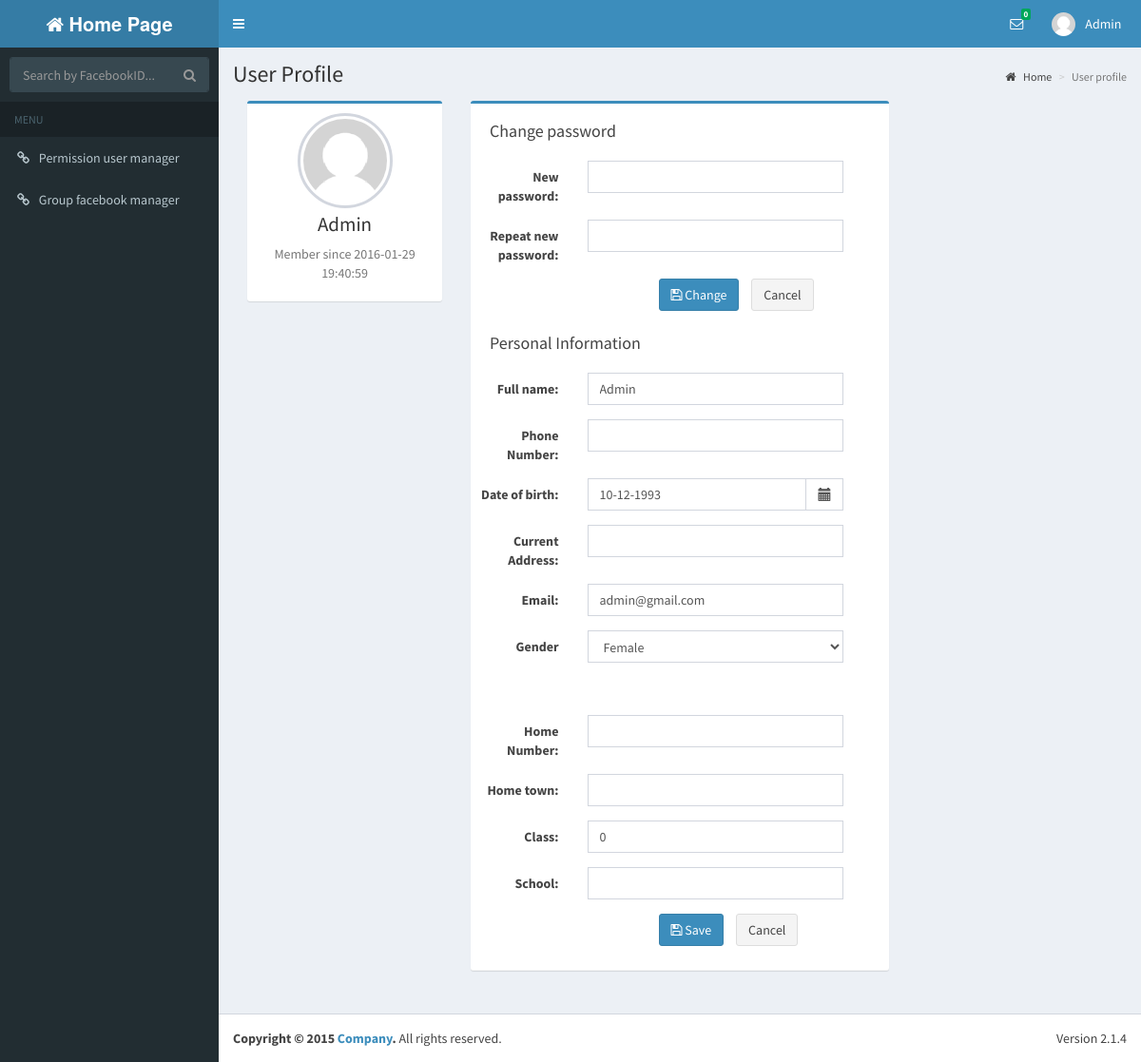
Page /profile.php (signed in) on the committed database.
### tables this page shows
CREATE TABLE IF NOT EXISTS `users` (
  `UserId` int(20) NOT NULL AUTO_INCREMENT,
  `UserName` varchar(30) NOT NULL,
  `Password` varchar(16) NOT NULL,
  `FullName` varchar(50) DEFAULT NULL,
  `Address1` varchar(100) DEFAULT NULL,
  `Birthday` datetime DEFAULT NULL,
  `PhoneNumber1` varchar(15) DEFAULT NULL,
  `Email` varchar(50) DEFAULT NULL,
  `Gender` varchar(10) DEFAULT NULL,
  `CreateTime` timestamp NOT NULL DEFAULT '0000-00-00 00:00:00',
  `UpdateTime` timestamp NOT NULL DEFAULT '0000-00-00 00:00:00' ON UPDATE CURRENT_TIMESTAMP,
  `Avatar` varchar(100) DEFAULT NULL,
  `PhoneNumber2` varchar(100) DEFAULT NULL,
  `Address2` varchar(100) DEFAULT NULL,
  `Class` varchar(50) DEFAULT NULL,
  `School` varchar(100) DEFAULT NULL,
  `FacebookId` varchar(50) DEFAULT NULL,
  PRIMARY KEY (`UserId`),
  KEY `avatar` (`Avatar`)
);

### profile.php (the view, shortened to what the rows shown need)
<!DOCTYPE html>
<?php
require_once '/dao/daoUsers.php';
require_once '/models/users.php';
require_once '/dao/daoInbox.php';
require_once '/dao/daoGroups.php';
    ?>
    <?php
$userNameLogin = getUserById($_SESSION['user_id']);
        ?>
<html>
    <head>
        <link rel="stylesheet" href="bootstrap/css/bootstrap.min.css">
        <link rel="stylesheet" href="https://maxcdn.bootstrapcdn.com/font-awesome/4.4.0/css/font-awesome.min.css">
        <link rel="stylesheet" href="https://code.ionicframework.com/ionicons/2.0.1/css/ionicons.min.css">
        <link rel="stylesheet" href="dist/css/AdminLTE.min.css">
        <link rel="stylesheet" href="dist/css/skins/_all-skins.min.css">
        <link rel="stylesheet" href="plugins/datepicker/datepicker3.css">
    </head>
    <body class="hold-transition skin-blue sidebar-mini">
        <div class="wrapper">
            <?php include 'includeTab.php';?>
            <div class="content-wrapper">
                <section class="content-header">
                    <h1>
                        User Profile
                    </h1>
                </section>
                <section class="content">
                    <div class="row">
                        <div class="col-md-12">
                            <div class="col-md-3">
                                <div class="box box-primary">
                                    <div class="box-body box-profile">
                                        <img class="profile-user-img img-responsive img-circle" src="dist/img/user4-128x128.jpg" alt="User profile picture">
                                        <h3 class="profile-username text-center"> <?php echo '' . $userNameLogin->getFullName(); ?></h3>
                                        <p class="text-muted text-center"> Member since <?php echo '' . $userNameLogin->getCreateTime(); ?></p>
                                    </div>
                                </div>
                            </div>
                            <div class=" col-sm-6 ">
                                <div class="box box-primary box-header with-border" >
                                    <form class="form-horizontal" role="formpass" method="post">
                                        <div class="box-header center">
                                            <h1 class="box-title center">Change password</h1>
                                        </div>
                                    </form>
                                    <form class="form-horizontal" role="form" method="post">
                                        <div class="box-header center">
                                            <h1 class="box-title center">Personal Information</h1>
                                        </div>
                                        <div class="form-group">
                                            <div class="col-lg-8">
                                                <input class="form-control" value="<?php echo $userNameLogin->getFullName() ?>" type="text" name="fullname">
                                            </div>
                                        </div>
                                        <div class="form-group">
                                            <div class="col-lg-8">
                                                <input class="form-control" value="<?php echo $userNameLogin->getEmail() ?>" type="text" name="email">
                                            </div>
                                        </div>
                                        <div class="form-group">
                                            <div class="col-lg-8">
                                                <div class="ui-select">
                                                    <select id="user_time_zone" class="form-control" name="gender">
                                                        <?php
                                                        if ($userNameLogin->getGender() == 1) {
                                                            echo '<option value="1" name="gen" selected>Male</option>';
                                                            echo '<option value="2" name="gen">Female</option>';
                                                        } else {
                                                            echo '<option value="2" name="gen" selected>Female</option>';
                                                        }
                                                        ?>
                                                    </select>
                                                </div>
                                            </div>
                                        </div>
                                        <br><br>
                                        <div class="form-group">
                                            <div class="col-lg-8">
                                                <input class="form-control" value="<?php echo $userNameLogin->getClass() ?>" type="text" name="class">
                                            </div>
                                        </div>
                                    </form>
                                </div>
                            </div>
                        </div>
                    </div>
                </section>
            </div>
        </div>
    </body>
</html>

### includeTab.php (shortened to what the rows shown need)
<header class="main-header">
    <nav class="navbar navbar-static-top" role="navigation">
        <div class="navbar-custom-menu">
            <ul class="nav navbar-nav">
                <li class="dropdown user user-menu">
                    <a href="#" class="dropdown-toggle" data-toggle="dropdown">
                        <img src="dist/img/user2-160x160.jpg" class="user-image" alt="User Image">
                        <span class="hidden-xs"> <?php echo $userNameLogin->getFullName(); ?>&nbsp;&nbsp; </span>
                    </a>
                </li>
            </ul>
        </div>
    </nav>
</header>

### rows in the picture
users: FullName "Admin", CreateTime "2016-01-29 19:40:59", fullname "Admin", email "admin@gmail.com", gender "Female", class "0"
